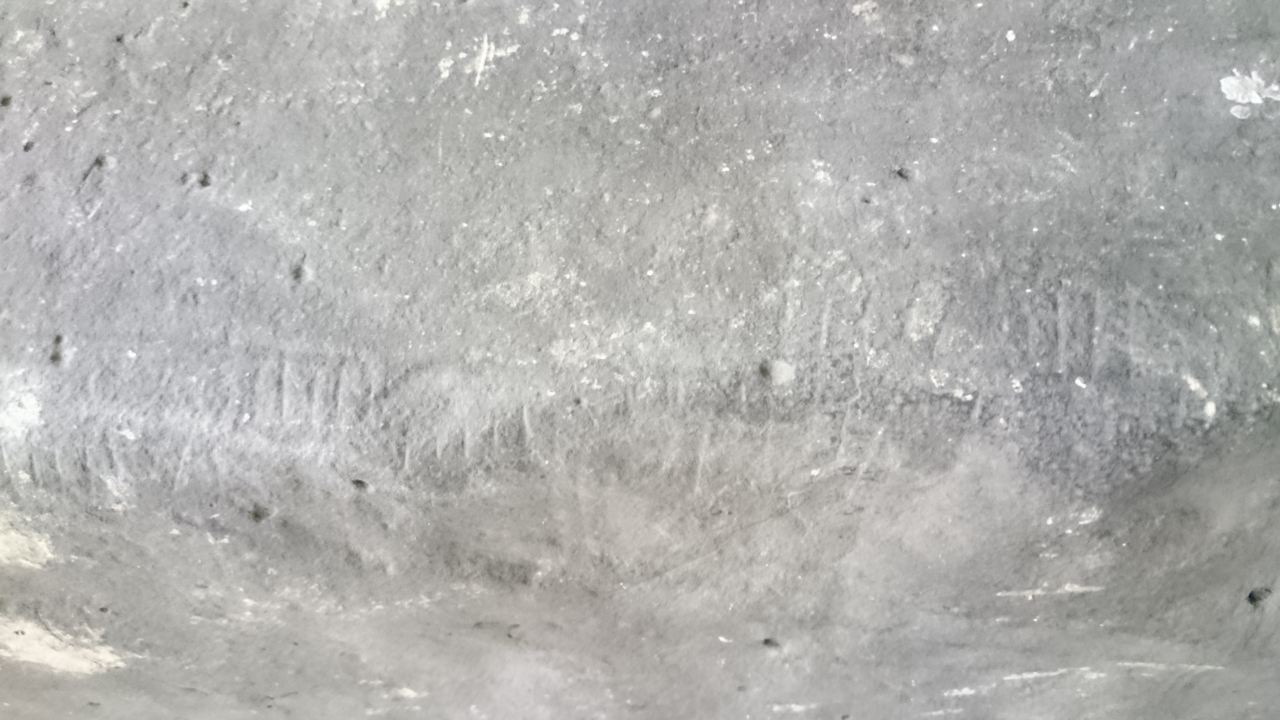
#> input picture ogham_dataset/raw/images/I-ANT-002/I-ANT-002_DIAS_000.jpg, 3840 x 2160 px (shown at 1/3 size); its folder holds only this picture in this run
$ python -i generate_demo_dataset.py   (imports and definitions only)
#> lines starting #> are read from the running program, lines starting #| are printed output that depends on the picture
#> further down, picture is the input picture: shape (2160, 3840, 3); mean B, G, R 174.6, 176.9, 177.1
"""Generate synthetic Ogham datasets for training.

Renders synthetic Ogham inscription images using the sequence sampler
and renderer, with stone texture and weathering augmentation for realism.

Supports sharded output for large datasets and JPEG format for storage efficiency.

Requires: numpy, Pillow, opencv-python-headless
No torch/transformers needed.

Usage:
    # Small demo dataset (100 PNG images)
    python scripts/generate_demo_dataset.py --n 100 --difficulty mixed --seed 42

    # Large sharded training set (200k JPEG images in 10 shards)
    python scripts/generate_demo_dataset.py \
        --n 200000 --format jpeg --shards 10 --workers 4 \
        --difficulty mixed --realism medium --seed 42 \
        --output-dir ogham_dataset/synthetic_200k

    # Validation set with different seed
    python scripts/generate_demo_dataset.py \
        --n 5000 --format jpeg --seed 99999 \
        --output-dir ogham_dataset/synthetic_val

    # Clean images for debugging
    python scripts/generate_demo_dataset.py --n 50 --realism clean

Output structure (single shard / no sharding):
    output_dir/
    ├── images/
    │   ├── synth_000000.png
    │   └── ...
    ├── labels.csv
    └── summary.json

Output structure (sharded):
    output_dir/
    ├── shard_00/
    │   ├── images/
    │   ├── labels.csv
    │   └── summary.json
    ├── shard_01/
    │   └── ...
    └── generation_config.json
"""

import argparse
import csv
import json
import multiprocessing
import sys
import time
from pathlib import Path

sys.path.insert(0, str(Path(__file__).resolve().parent.parent))

import cv2
import numpy as np
from PIL import Image

from src.generation.renderer import create_renderer
from src.generation.sequence_sampler import DifficultyAwareSequenceSampler
from src.utils.ogham import OGHAM_TO_LATIN


def transliterate(ogham_text: str) -> str:
    """Convert Ogham Unicode to Latin transliteration."""
    return "".join(OGHAM_TO_LATIN.get(ch, "?") for ch in ogham_text)


class StoneWeathering:
    """Apply realistic stone weathering effects to rendered Ogham images.

    Simulates the visual characteristics of real stone inscriptions:
    surface texture, weathering erosion, lichen, uneven lighting, and
    camera-like blur/noise.
    """

    def __init__(self, severity: str = "medium", seed: int = 42):
        self.severity = severity
        self.rng = np.random.default_rng(seed)

        # Severity presets
        self.configs = {
            "clean": {},  # No augmentation
            "light": {
                "texture_intensity": 0.10,
                "noise_std": 8,
                "brightness_delta": 0.08,
                "blur_prob": 0.2,
                "shadow_prob": 0.2,
                "lichen_prob": 0.1,
                "erosion_prob": 0.1,
            },
            "medium": {
                "texture_intensity": 0.20,
                "noise_std": 18,
                "brightness_delta": 0.15,
                "blur_prob": 0.4,
                "shadow_prob": 0.5,
                "lichen_prob": 0.3,
                "erosion_prob": 0.3,
            },
            "heavy": {
                "texture_intensity": 0.30,
                "noise_std": 30,
                "brightness_delta": 0.25,
                "blur_prob": 0.6,
                "shadow_prob": 0.7,
                "lichen_prob": 0.5,
                "erosion_prob": 0.5,
            },
        }

    def set_seed(self, seed: int):
        self.rng = np.random.default_rng(seed)

    def __call__(self, image: np.ndarray) -> np.ndarray:
        if self.severity == "clean":
            return image

        cfg = self.configs[self.severity]
        result = image.copy()

        # 1. Stone surface texture (multi-scale noise)
        result = self._add_stone_texture(result, cfg["texture_intensity"])

        # 2. Uneven lighting / shadow bands
        if self.rng.random() < cfg["shadow_prob"]:
            result = self._add_shadows(result)

        # 3. Lichen/moss patches
        if self.rng.random() < cfg["lichen_prob"]:
            result = self._add_lichen(result)

        # 4. Erosion (fade inscription strokes)
        if self.rng.random() < cfg["erosion_prob"]:
            result = self._add_erosion(result)

        # 5. Gaussian noise (camera sensor)
        result = self._add_noise(result, cfg["noise_std"])

        # 6. Brightness/contrast shift
        result = self._adjust_brightness(result, cfg["brightness_delta"])

        # 7. Slight blur (focus variation)
        if self.rng.random() < cfg["blur_prob"]:
            k = self.rng.choice([3, 5])
            result = cv2.GaussianBlur(result, (k, k), 0)

        return result

    def _add_stone_texture(self, image: np.ndarray, intensity: float) -> np.ndarray:
        """Multi-scale Perlin-like noise simulating stone grain."""
#> called with intensity = 0.2
        h, w = image.shape[:2]
#> h = 2160; w = 3840
        noise = np.zeros((h, w), dtype=np.float32)

        for scale in [8, 16, 32, 64]:
            rows = h // scale + 2
            cols = w // scale + 2
            noise_low = self.rng.random((rows, cols)).astype(np.float32)
            noise_scaled = cv2.resize(noise_low, (w, h), interpolation=cv2.INTER_CUBIC)
            noise += noise_scaled
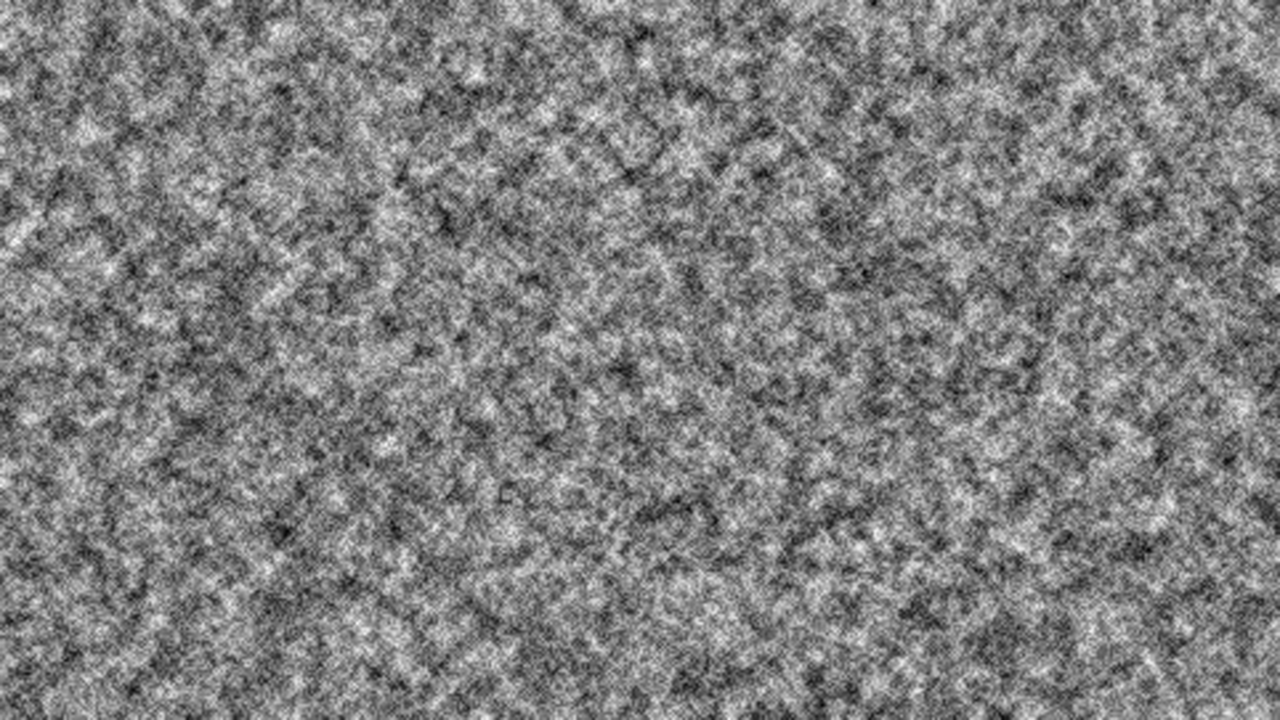
#> noise: shape (2160, 3840) float32 (shown at 1/3 size); min 0.0724, max 3.92, mean 2; drawn with min black and max white
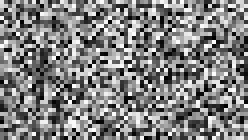
#> noise_low: shape (35, 62) float32 (shown 4 times larger); min 0.000134, max 1, mean 0.505

        # Normalize and apply
        noise = (noise - noise.min()) / (noise.max() - noise.min() + 1e-8)
        noise = ((noise - 0.5) * 255 * intensity).astype(np.int32)

        result = image.astype(np.int32)
        for c in range(3):
            result[:, :, c] += noise
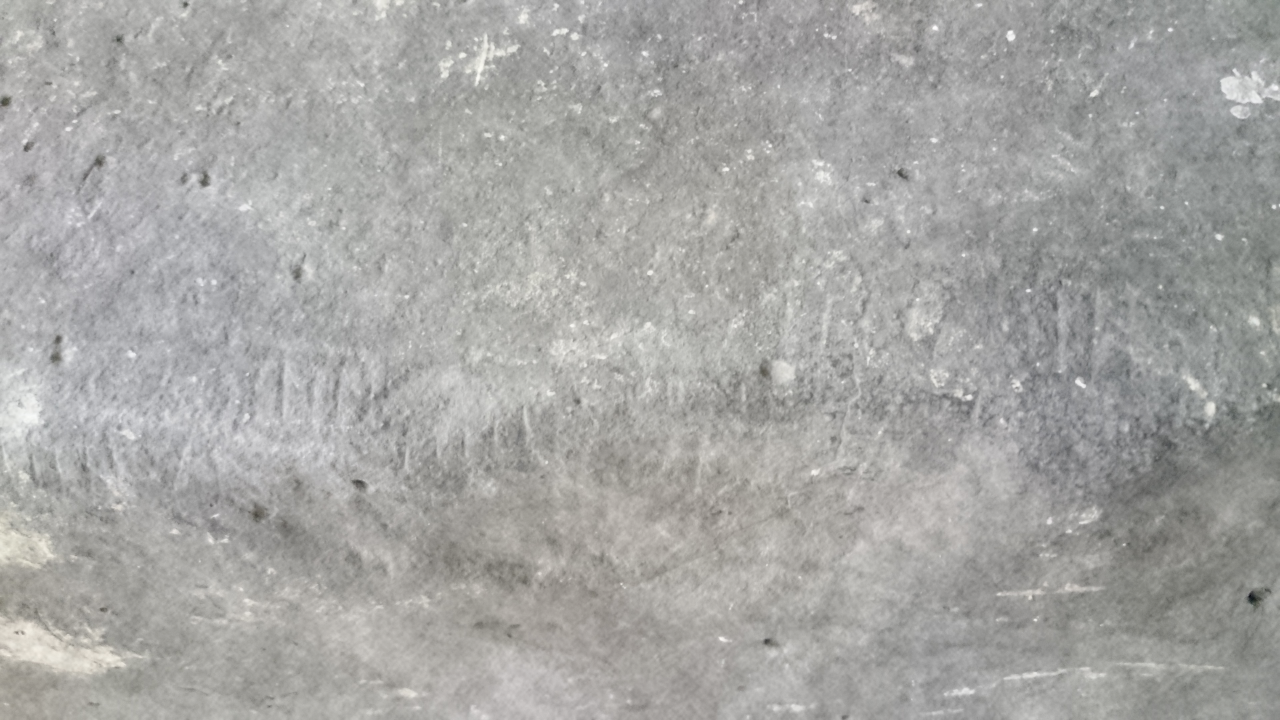
#> result: shape (2160, 3840, 3) int32 (shown at 1/3 size); mean B, G, R 174.7, 177, 177.3; drawn with min black and max white
        return np.clip(result, 0, 255).astype(np.uint8)

    # [24 lines left out: function _add_shadows, not called in this run]

    def _add_lichen(self, image: np.ndarray) -> np.ndarray:
        """Add lichen/moss patches (greenish-yellow blobs)."""
        h, w = image.shape[:2]
#> h = 2160; w = 3840
        result = image.copy()

        n_patches = self.rng.integers(2, 8)
        for _ in range(n_patches):
            cx = self.rng.integers(0, w)
            cy = self.rng.integers(0, h)
            radius = self.rng.integers(5, max(6, min(h, w) // 8))
            opacity = self.rng.uniform(0.3, 0.7)

            # Lichen color: greens, yellows, pale gray-green
            color = self.rng.choice([
                [90, 120, 70],    # Green
                [130, 140, 80],   # Yellow-green
                [160, 165, 140],  # Pale lichen
                [80, 100, 60],    # Dark moss
                [170, 170, 120],  # Yellow
            ])

            # Create soft blob mask
            yy, xx = np.mgrid[:h, :w]
            dist = np.sqrt((xx - cx) ** 2 + (yy - cy) ** 2)
            mask = np.clip(1.0 - dist / radius, 0, 1) ** 2
            # Add irregularity
            noise = cv2.resize(
                self.rng.random((h // 8 + 1, w // 8 + 1)).astype(np.float32),
                (w, h), interpolation=cv2.INTER_CUBIC,
            )
            mask *= (noise > 0.4).astype(np.float32)

            for c in range(3):
                result[:, :, c] = (
                    result[:, :, c] * (1 - mask * opacity)
                    + color[c] * mask * opacity
                ).astype(np.uint8)
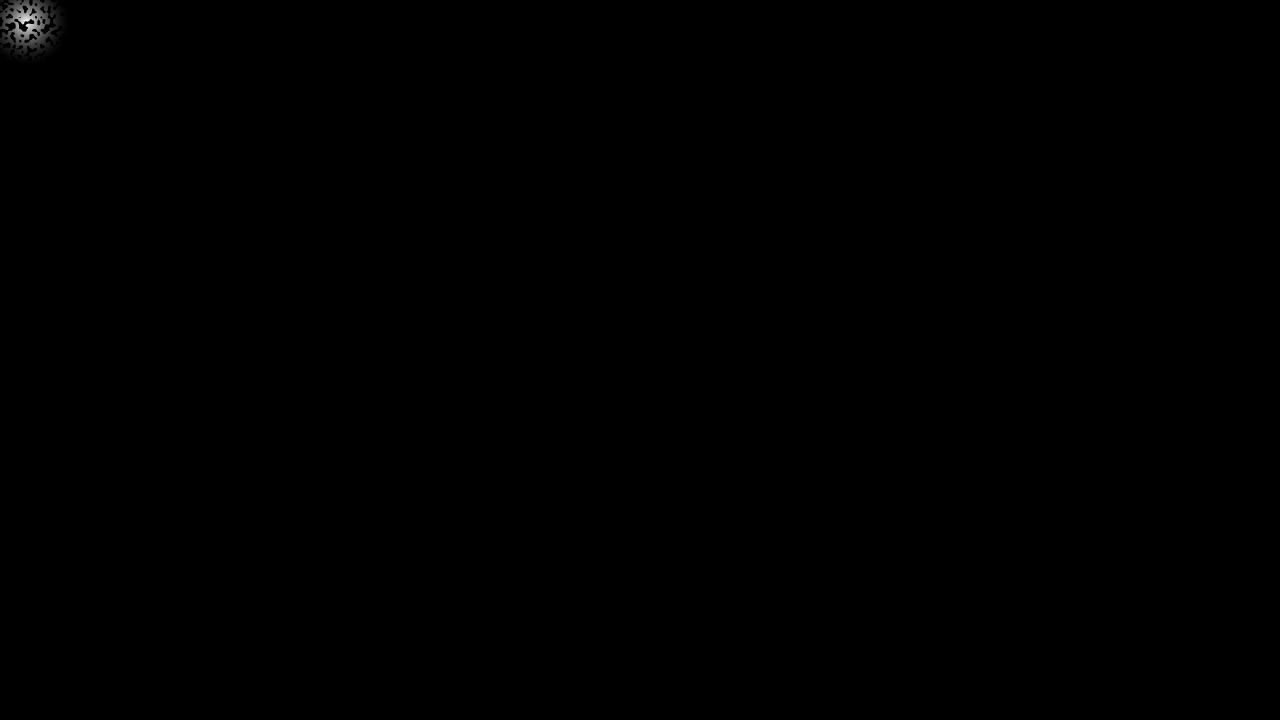
#> mask: shape (2160, 3840) float64 (shown at 1/3 size); min 0, max 0.955, mean 0.000741

        return result

    # [8 lines left out: function _add_erosion, not called in this run]

    def _add_noise(self, image: np.ndarray, std: float) -> np.ndarray:
        """Gaussian sensor noise."""
#> called with std = 18
        actual_std = self.rng.uniform(std * 0.5, std)
        noise = self.rng.normal(0, actual_std, image.shape)
        result = image.astype(np.float32) + noise
        return np.clip(result, 0, 255).astype(np.uint8)

    def _adjust_brightness(self, image: np.ndarray, delta: float) -> np.ndarray:
        """Random brightness and contrast shift."""
#> called with delta = 0.15
        brightness = self.rng.uniform(-delta, delta)
        contrast = self.rng.uniform(1 - delta, 1 + delta)
        result = image.astype(np.float32)
        result = 128 + (result - 128) * contrast + brightness * 255
        return np.clip(result, 0, 255).astype(np.uint8)


# [241 lines left out: functions generate_chunk, generate_shard, main, not called in this run]


# [2 lines not run here, left out]

>>> import cv2
>>> picture = cv2.imread('../ogham_dataset/raw/images/I-ANT-002/I-ANT-002_DIAS_000.jpg')
>>> result = StoneWeathering()(picture)
